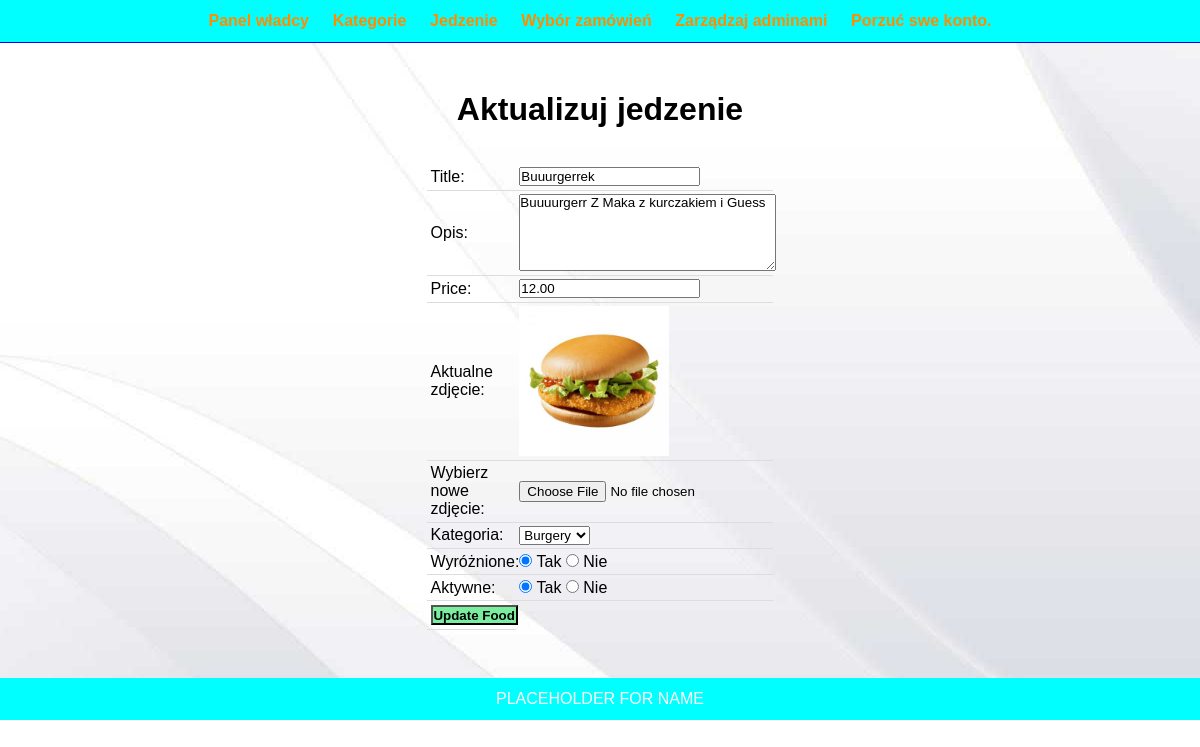
Screenshot of /admin/update-food.php?id=4 (signed in) with the database file from the repository.
### tables this page shows
CREATE TABLE `tbl_food` (
  `id` int(10) UNSIGNED NOT NULL,
  `title` varchar(100) NOT NULL,
  `description` text NOT NULL,
  `price` decimal(10, 2) NOT NULL,
  `image_name` varchar(255) NOT NULL,
  `category_id` int(10) UNSIGNED NOT NULL,
  `featured` varchar(10) NOT NULL,
  `active` varchar(10) NOT NULL
);

CREATE TABLE `tbl_category` (
  `id` int(10) UNSIGNED NOT NULL,
  `title` varchar(100) NOT NULL,
  `image_name` varchar(255) NOT NULL,
  `featured` varchar(10) NOT NULL,
  `active` varchar(10) NOT NULL
);

### admin/update-food.php (the view, shortened to what this page needs)
<?php include('partials/menu.php'); ?>
<?php
    if (isset($_GET['id'])) {
        $id = $_GET['id'];
        $sql2 = "SELECT * FROM tbl_food WHERE id=$id";
        $res2 = mysqli_query($conn, $sql2);
        $row2 = mysqli_fetch_assoc($res2);
        $title = $row2['title'];
        $description = $row2['description'];
        $price = $row2['price'];
        $current_image = $row2['image_name'];
        $current_category = $row2['category_id'];
        $featured = $row2['featured'];
        $active = $row2['active'];
    } else {
        header('location:' . SITEURL . 'admin/manage-food.php');
    }
?>
<center>
<div class="main-content">
    <div class="wrapper">
        <h1>Aktualizuj jedzenie</h1>
        <br><br>
        <form action="" method="POST" enctype="multipart/form-data">
        <table class="tbl-30">
            <tr>
                <td>Title: </td>
                <td>
                    <input type="text" name="title" value="<?php echo $title; ?>">
                </td>
            </tr>
            <tr>
                <td>Opis: </td>
                <td>
                    <textarea name="description" cols="30" rows="5"><?php echo $description; ?></textarea>
                </td>
            </tr>
            <tr>
                <td>Price: </td>
                <td>
                    <input type="number" name="price" value="<?php echo $price; ?>">
                </td>
            </tr>
            <tr>
                <td>Aktualne zdjęcie: </td>
                <td>
                    <?php
                        if ($current_image == "") {
                            echo "<div class='error'>Zdjęcie nie jest dostępne.</div>";
                        } else {
                            ?>
                            <img src="<?php echo SITEURL; ?>images/food/<?php echo $current_image; ?>" width="150px">
                            <?php
                        }
                    ?>
                </td>
            </tr>
            <tr>
                <td>Wybierz nowe zdjęcie: </td>
                <td>
                    <input type="file" name="image">
                </td>
            </tr>
            <tr>
                <td>Kategoria: </td>
                <td>
                    <select name="category">
                        <?php
                            $sql = "SELECT * FROM tbl_category WHERE active='Yes'";
                            $res = mysqli_query($conn, $sql);
                            $count = mysqli_num_rows($res);
                            if ($count > 0) {
                                while ($row = mysqli_fetch_assoc($res)) {
                                    $category_title = $row['title'];
                                    $category_id = $row['id'];
                                    ?>
                                    <option <?php if ($current_category == $category_id) {echo "selected";} ?> value="<?php echo $category_id; ?>"><?php echo $category_title; ?></option>
                                    <?php
                                }
                            } else {
                                echo "<option value='0'>Kategoria nie jest dostępna.</option>";
                            }
                        ?>
                    </select>
                </td>
            </tr>
            <tr>
                <td>Wyróżnione: </td>
                <td>
                    <input <?php if ($featured == "Yes") {echo "checked";} ?> type="radio" name="featured" value="Yes"> Tak
                    <input <?php if ($featured == "No") {echo "checked";} ?> type="radio" name="featured" value="No"> Nie
                </td>
            </tr>
            <tr>
                <td>Aktywne: </td>
                <td>
                    <input <?php if ($active == "Yes") {echo "checked";} ?> type="radio" name="active" value="Yes"> Tak
                    <input <?php if ($active == "No") {echo "checked";} ?> type="radio" name="active" value="No"> Nie
                </td>
            </tr>
            <tr>
                <td>
                    <input type="submit" name="submit" value="Update Food" class="btn-secondary">
                </td>
            </tr>
        </table>
        </form>
    </div>
</div>
<?php include('partials/footer.php'); ?>

### css/admin.css (style rules this page uses)
* { margin: 0; padding: 0; font-family: Arial, Helvetica, sans-serif; }
.wrapper { padding: 1%; width: 80%; margin: 0 auto; }
.tbl-30 { width: 30%; }
table { border-collapse: collapse; width: 100%; }
th, td { padding: 8px; text-align: left; border-bottom: 1px solid #ddd; }
table tr td { padding: 1%; }
.btn-secondary { background-color: #7bed9f; padding: 1%; color: black; text-decoration: none; font-weight: bold; }
.main-content { background-color: #f1f2f6; padding: 3% 0; background-image: url("../images/826921.jpg"); }

### rows the page displays
tbl_food: title "Buuurgerrek", description "Buuuurgerr Z Maka z kurczakiem i Guess", price "12.00", image_name (picture), category "Burgery", featured "☑", active "☑"
